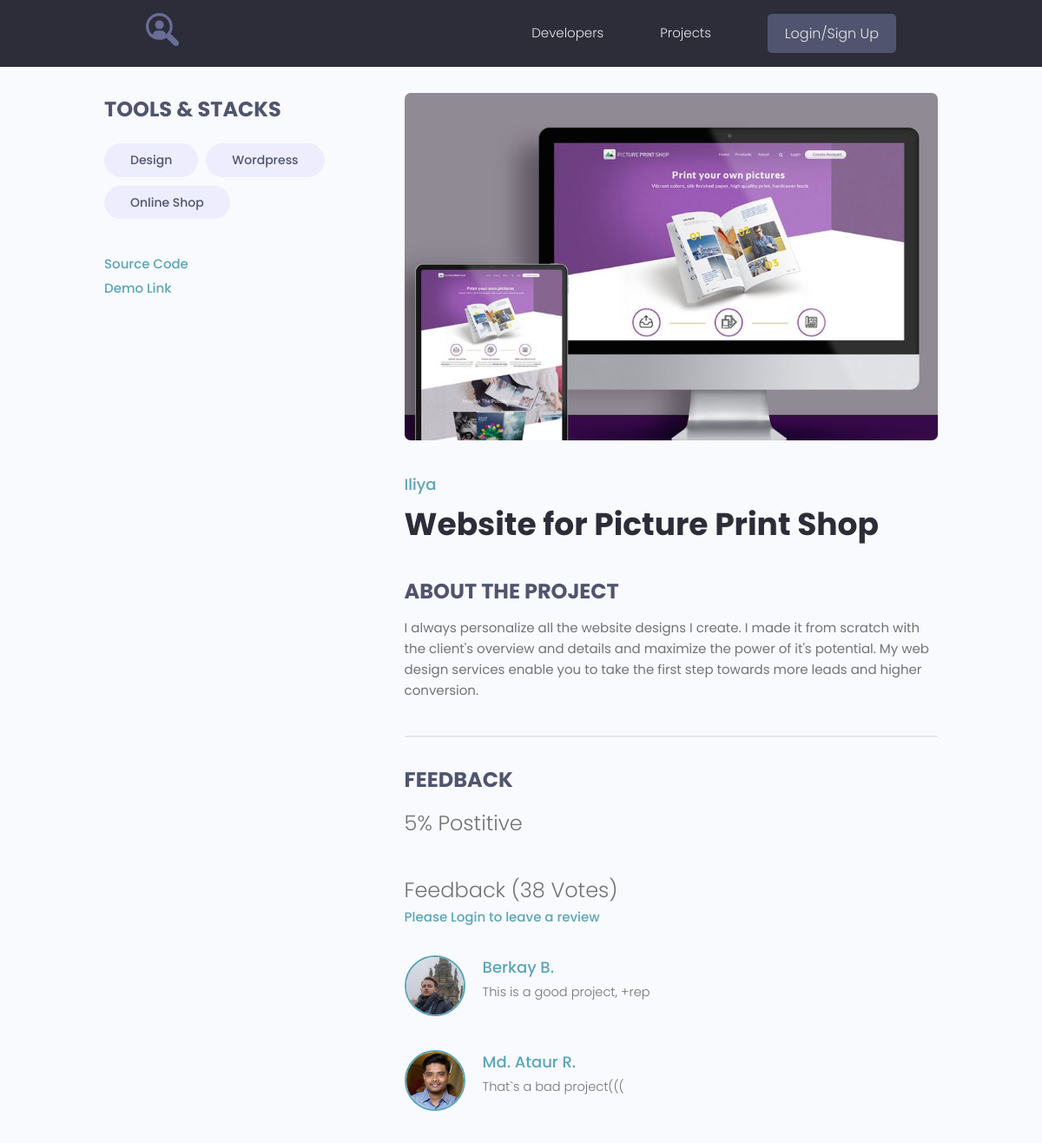
/project/1/, run on the app's committed database.
### projects/models.py (models this page shows, shortened)
class Tag(models.Model):
    name = models.CharField(max_length=200)
    created = models.DateTimeField(auto_now_add=True)
    def __str__(self):
        return self.name

class Project(models.Model):
    owner = models.ForeignKey(Profile, on_delete=models.SET_NULL, null=True, blank=True)
    title = models.CharField(max_length=200)
    description = models.TextField(null=True, blank=True)
    featured_image = models.ImageField(upload_to='projects/%Y/%m/%d/', default='default.jpg')
    demo_link = models.CharField(max_length=2000, null=True, blank=True)
    source_link = models.CharField(max_length=2000, null=True, blank=True)
    tags = models.ManyToManyField(Tag, blank=True)
    vote_total = models.IntegerField(default=0)
    vote_ratio = models.IntegerField(default=0)
    created = models.DateTimeField(auto_now_add=True)
    class Meta:
        ordering = ['-vote_ratio', '-vote_total', '-title']
    def reviewers(self):
        queryset = self.review_set.all().values_list('owner__id', flat=True)
        return queryset

class Review(models.Model):
    VOTE_TYPE = (
        ('up', 'Up Vote'),
        ('down', 'Down Vote',)
    )
    owner = models.ForeignKey(Profile, on_delete=models.CASCADE, null=True)
    project = models.ForeignKey(Project, on_delete=models.CASCADE)
    body = models.TextField(null=True, blank=True)
    value = models.CharField(max_length=200, choices=VOTE_TYPE)
    created = models.DateTimeField(auto_now_add=True)
    class Meta:
        unique_together = [['owner', 'project']]

### users/models.py (models this page shows, shortened)
class Profile(models.Model):
    user = models.OneToOneField(User, on_delete=models.CASCADE, null=True, blank=True)
    name = models.CharField(max_length=200, null=True, blank=True)
    email = models.EmailField(max_length=500, null=True, blank=True)
    username = models.CharField(max_length=200, null=True, blank=True)
    short_intro = models.CharField(max_length=200, null=True, blank=True)
    bio = models.TextField(null=True, blank=True)
    profile_img = models.ImageField(upload_to='profiles/', default='profiles/user-default.png')
    social_github = models.CharField(max_length=200, null=True, blank=True)
    social_youtube = models.CharField(max_length=200, null=True, blank=True)
    social_website = models.CharField(max_length=200, null=True, blank=True)
    created = models.DateTimeField(auto_now_add=True)
    class Meta:
        ordering = ['created']

### projects/views.py (the view, shortened to what this page needs)
# urls.py: path('project/<str:pk>/', views.project, name='project'),
def project(request, pk):
    project_obg = Project.objects.get(id=pk)
    form = ReviewForm()
    context = {'project': project_obg,
               'form': form,
               }
    return render(request, 'projects/single-project.html', context)

### projects/templates/projects/single-project.html (shortened to what this page needs)
{% extends 'projects/base.html' %}
{% block content %}
  <main class="singleProject my-md">
    <div class="container">
      <div class="layout">
        <div class="column column--1of3">
          <h3 class="singleProject__subtitle">Tools & Stacks</h3>
          <div class="singleProject__toolStack">
            {% for tag in project.tags.all %}
            <span class="tag tag--pill tag--sub tag--lg">
              <small>{{tag|title}}</small>
            </span>
            {% endfor %}
          </div>
          {% if project.source_link %}
          <div><a class="singleProject__liveLink" href="{{project.source_link}}" target="_blank">Source Code
          </a></div>
          {% endif %}
          {% if project.demo_link %}
          <div><a class="singleProject__liveLink" href="{{project.demo_link}}" target="_blank">Demo Link
          </a></div>
          {% endif %}
        </div>
        <div class="column column--2of3">
          <img class="singleProject__preview" src="{{project.featured_image.url}}" alt="portfolio thumbnail" />
          <a href="{% url 'user_profile' project.owner.id %}" class="singleProject__developer">{{project.owner.name}}</a>
          <h2 class="singleProject__title">{{project.title}}</h2>
          <h3 class="singleProject__subtitle">About the Project</h3>
          <div class="singleProject__info">
            {{project.description}}
          </div>
          <div class="comments">
            <h3 class="singleProject__subtitle">Feedback</h3>
            <h5 class="project--rating">
              {{project.vote_ratio}}% Postitive
              <h5>Feedback ({{project.vote_total}}
              Vote{{project.vote_total|pluralize:'s'}})
            </h5>
              {% if request.user.profile.id in project.reviewers %}
                <p> You have already submitted your review for this project</p>
              {% elif request.user.profile == project.owner %}
                <p> Sorry, but you can't review your own project(</p>
              {% else %}
              <a href="{% url 'login' %}">Please Login to leave a review</a>
              {% endif %}
            <div class="commentList">
              {% for review in project.review_set.all %}
                {% if review.body %}
                  <div class="comment">
                <a href="{% url 'user_profile' review.owner.id %}">
                  <img class="avatar avatar--md"
                    src="{{review.owner.profile_img.url}}" alt="user" />
                </a>
                <div class="comment__details">
                  <a href="{% url 'user_profile' review.owner.id %}" class="comment__author">{{review.owner.name}}</a>
                  <p class="comment__info">
                    {{review.body|linebreaksbr}}
                  </p>
                </div>
              </div>
                {% endif %}
              {% endfor %}
            </div>
          </div>
        </div>
      </div>
    </div>
  </main>
{% endblock %}

### projects/static/styles/app.css (style rules this page uses)
:root { --color-sub: #2d2d39; }
img { width: 100%; }
.singleProject .column--1of3 { order: 2; }
@media screen and (min-width: 1081px) { .singleProject .column--1of3 { order: 1; } }
@media screen and (min-width: 1081px) { .singleProject .column--2of3 { order: 2; } }
.singleProject__toolStack { margin-top: 2rem; margin-bottom: 4rem; }
.singleProject__liveLink { font-weight: 500; transition: all 0.3s ease-in-out; border-bottom: 2px solid transparent; }
.singleProject__preview { height: 50vh; object-fit: cover; object-position: top center; margin-bottom: 3rem; border-radius: 0.7rem; }
.singleProject__developer { font-size: 1.8rem; font-weight: 500; }
.singleProject__title { font-size: 3.6rem; font-weight: 700; color: var(--color-sub); margin-bottom: 3rem; }
.project--rating { margin-bottom: 1.6em; margin-top: .5em; }
.singleProject__subtitle { text-transform: uppercase; font-size: 2.4rem; font-weight: 700; color: var(--color-sub-light); margin-bottom: 1rem; }
.comments { margin-top: 4rem; padding-top: 3rem; border-top: 2px solid var(--color-light); }
.commentList { margin: 3rem 0; }
.comment { display: flex; gap: 2rem; }
.comment:not(:last-child) { margin-bottom: 3rem; }
.comment__author { font-size: 1.8rem; }
.comment__info { font-size: 1.45rem; }

### projects/static/uikit/styles/modules/_variables.css (style rules this page uses)
:root { --color-main: #5aa5b9; --color-main-light: #e6faff; --color-sub: #3f4156; --color-sub-light: #51546e; --color-sub-lighter: #ededfd; --color-text: #737373; --color-gray: #8b8b8b; --color-light: #e5e7eb; --color-light-gray: #767676; --color-bg: #f8fafd; --color-white: #fffefd; --color-white-light: #f3f3f3; --color-success: #359e64; --color-success-bg: #def8e8; --color-error: #fc4b0b; --color-error-bg: #fff2ee; --font-base: 'Poppins', arial, helvetica, 'Segoe UI', roboto, ubuntu, sans-serif; --font-monospace: 'Fira Code', 'Courier New', courier, monospace; --font-regular: 300; --font-medium: 500; --font-bold: 700; --generic-shadow: 1px 1px 5px #00000010; --generic-transition: all 0.3s ease-in-out; }

### projects/static/uikit/styles/modules/_base.css (style rules this page uses)
* { margin: 0; padding: 0; box-sizing: border-box; text-rendering: optimizeLegibility; color: inherit; font-size: inherit; }
html { font-size: 50%; }
@media only screen and (min-width: 480px) { html { font-size: 56.25%; } }
@media only screen and (min-width: 1200px) { html { font-size: 62.5%; } }
body { line-height: 1.6; font-weight: 400; font-size: 1.5rem; color: var(--color-text); background-color: var(--color-bg); min-height: 100vh; }

### projects/static/uikit/styles/modules/_typography.css (style rules this page uses)
* { font-family: var(--font-base); }
h2 { font-size: 3.6rem; font-weight: var(--font-bold); }
h3 { font-size: 3.2rem; font-weight: var(--font-medium); }
h5 { font-size: 2.4rem; font-weight: var(--font-medium); }
h5, h6 { font-weight: var(--font-regular); }
p, span, strong { font-size: 1.6rem; color: var(--color-text); font-weight: var(--font-regular); }
a { padding-bottom: 2px; text-decoration: none; display: inline-block; color: var(--color-main); font-weight: var(--font-medium); }

### projects/static/uikit/styles/modules/_utilities.css (style rules this page uses)
.container { width: 92%; max-width: 165rem; margin: 0 auto; box-sizing: border-box; }
@media screen and (min-width: 1000px) { .container { width: 90%; } }
@media screen and (min-width: 1200px) { .container { width: 80%; } }
.my-md { margin: 3rem auto; }

### projects/static/uikit/styles/modules/_avatar.css (style rules this page uses)
.avatar { border-radius: 50%; border: 2px solid var(--color-main); object-fit: cover; }
.avatar--md { height: 7rem; width: 7rem; }

### projects/static/uikit/styles/modules/_tag.css (style rules this page uses)
.tag { display: inline-flex; align-items: center; background-color: var(--color-sub); height: -webkit-fit-content; height: -moz-fit-content; height: fit-content; width: -webkit-fit-content; width: -moz-fit-content; width: fit-content; border-radius: 0.5rem; padding: 0.5rem 1.5rem; font-size: 1.2rem; cursor: pointer; }
.tag:not(:last-child) { margin-right: 0.25rem; margin-bottom: 0.75rem; }
.tag > small { color: var(--color-white); }
.tag--pill { border-radius: 5rem; }
.tag--sub, .tag--sub > small { background: var(--color-sub-lighter); color: var(--color-sub-light); font-weight: 500; }
.tag--lg { padding: 0.8rem 3rem; font-size: 1.4rem; }
.tag--lg:not(:last-child) { margin-right: 0.5rem; margin-bottom: 1rem; }

### projects/static/uikit/styles/modules/_layout.css (style rules this page uses)
.layout { display: flex; flex-flow: row wrap; justify-content: space-between; }
.layout > .column { margin-bottom: 3rem; }
.layout > .column.column--1of3 { flex-basis: 30%; }
.layout > .column.column--2of3 { flex-basis: 64%; }

### data on the page
Tag: name "Design"
Tag: name "Wordpress"
Tag: name "Online Shop"
Project: featured_image (picture), owner.name "Iliya", title "Website for Picture Print Shop", description "I always personalize all the website designs I create. I made it from scratch with the client's overview and details and maximize the power of it's potential. My web design services enable you to take the first step towards more leads and higher conversion.", vote_ratio "5", vote_total "38"
Review: owner.profile_img (picture), owner.name "Berkay B.", body "This is a good project, +rep"
Review: owner.profile_img (picture), owner.name "Md. Ataur R.", body "That`s a bad project((("
